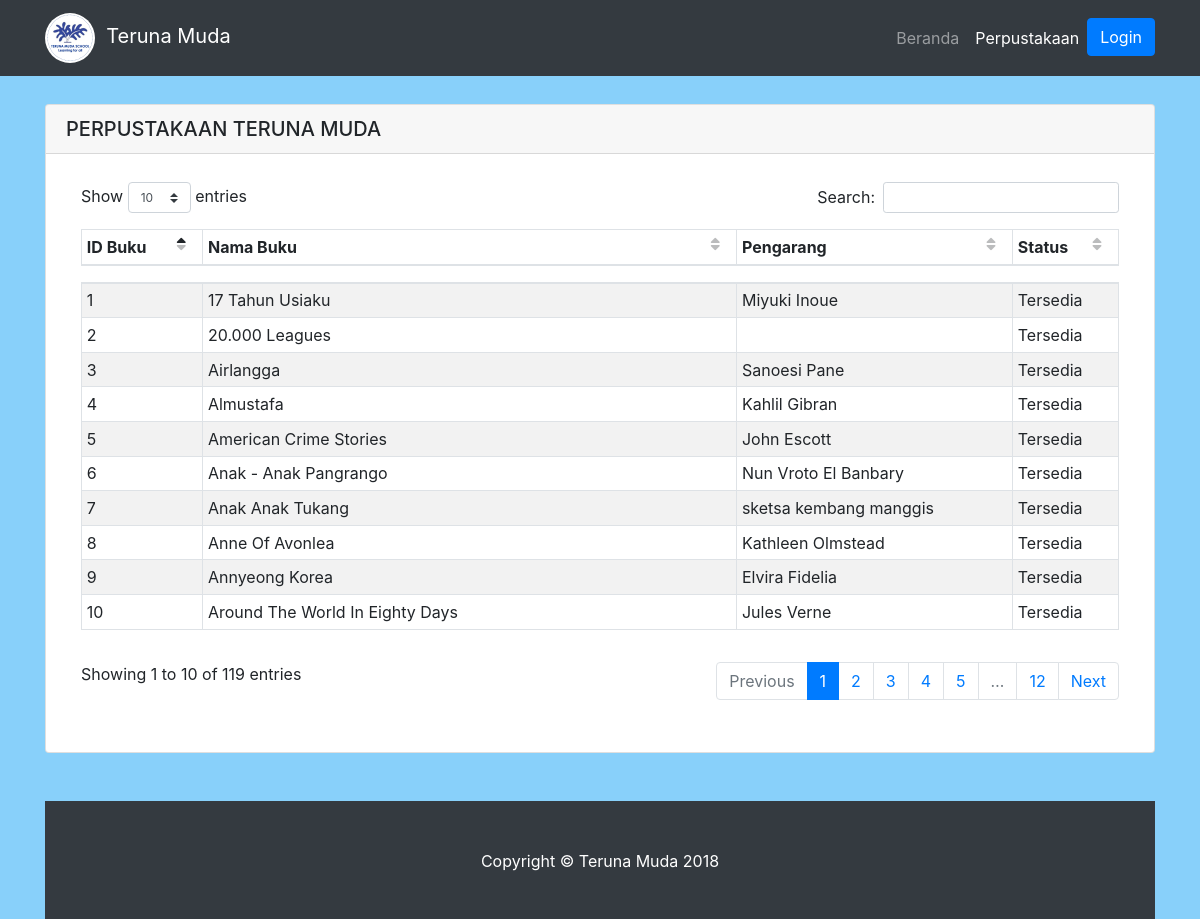
Page /perpustakaan.php on the committed database.
### tables this page shows
CREATE TABLE `perpustakaan` (
  `id` int(11) NOT NULL,
  `nama` text NOT NULL,
  `pengarang` text,
  `tersedia` tinyint(1) NOT NULL DEFAULT '1'
);

### perpustakaan.php (the view, shortened to what this page needs)
<?php
  $servername = "localhost";
  $username = "root";
  $password = "";
  $dbname = "terunamuda";
  $koneksi = mysqli_connect($servername, $username, $password, $dbname);
?>
<!DOCTYPE html>
<html lang="en">
  <head>
    <link href="vendor/bootstrap/css/bootstrap.min.css" rel="stylesheet">
    <link href="css/blog-home.css" rel="stylesheet">
    <link rel="stylesheet" href="https://use.fontawesome.com/releases/v5.6.1/css/all.css">
    <link href="css/bootstrap.min.css" rel="stylesheet">
    <link href="css/style.css" rel="stylesheet">
    <link href="css/addons/datatables.min.css" rel="stylesheet">
  </head>
  <body style="background-color: rgb(136, 208, 250)">
    <nav class="navbar navbar-expand-lg navbar-dark bg-dark fixed-top">
      <div class="container">
        <a class="navbar-brand" href="index.php">
          <img src="img/teruna.jpg" width="50" class="rounded-circle">&nbsp; Teruna Muda
        </a>
        <div class="collapse navbar-collapse" id="navbarResponsive">
          <ul class="navbar-nav ml-auto">
          <?php
            if(!isset($_SESSION['akun_status'])) {?>
            <li class="nav-item">
              <a class="nav-link" href="index.php">Beranda
              </a>
            </li>
            <li class="nav-item active">
              <a class="nav-link" href="perpustakaan.php">Perpustakaan</a>
            </li>
            <li class="nav-item">
            <button type="button" class="btn btn-primary" data-toggle="modal" data-target="#login_modal">
            Login
            </button>
            <?php }?>
            </li>
                </ul>
              </div>
            </div>
          </nav>
        <div class="container">
          <div class="row">
            <div class="col-md-12">
              <div class="card my-5">
                <h5 class="card-header">PERPUSTAKAAN TERUNA MUDA
                </h5>
                <div class="card-body">
                  <div class="container">
                    <table id="perpustakaanTable" class="table table-striped table-bordered table-sm" cellspacing="0" width="100%">
                      <thead>
                        <tr>
                          <th class="th-sm">ID Buku
                          </th>
                          <th class="th-sm">Nama Buku
                          </th>
                          <th class="th-sm">Pengarang
                          </th>
                          <th class="th-sm">Status
                          </th>
                        </tr>
                      </thead>
                      <tbody>
                        <?php
                          $sql = "SELECT * FROM perpustakaan ORDER BY id";
                          $result = $koneksi->query($sql);
                          if ($result->num_rows > 0) {
                            while($row = $result->fetch_assoc()) {
                              echo "<tr>";
                              echo "<td>". $row["id"]. "</td>";
                              echo "<td>". $row["nama"]. "</td>";
                              echo "<td>". $row["pengarang"]. "</td>";
                              if($row["tersedia"]){
                              echo "<td>Tersedia</td>";
                              }else echo "<td>Dipinjam</td>";
                              echo "</tr>";
                            }
                          }
                          else {
                            echo "<tr><td>There is No Data</tr></td>";
                          }
                        ?>
                      </tbody>
                    </table>
                  </div>
                </div>
              </div>
            </div>
          </div>
          <footer class="py-5 bg-dark">
            <div class="container">
              <p class="m-0 text-center text-white">Copyright &copy; Teruna Muda 2018
              </p>
            </div>
          </footer>
          </body>
        </html>

### css/blog-home.css (style rules this page uses)
body { padding-top: 54px; }
@media (min-width: 992px) { body { padding-top: 56px; } }

### perpustakaan.php (style rules this page uses)
table.dataTable thead .sorting:after, table.dataTable thead .sorting:before, table.dataTable thead .sorting_asc:after, table.dataTable thead .sorting_asc:before, table.dataTable thead .sorting_asc_disabled:after, table.dataTable thead .sorting_asc_disabled:before, table.dataTable thead .sorting_desc:after, table.dataTable thead .sorting_desc:before, table.dataTable thead .sorting_desc_disabled:after, table.dataTable thead .sorting_desc_disabled:before { bottom: .5em; }

### rows in the picture
perpustakaan: id "1", nama "17 Tahun Usiaku", pengarang "Miyuki Inoue", tersedia "Tersedia"
perpustakaan: id "2", nama "20.000 Leagues", tersedia "Tersedia"
perpustakaan: id "3", nama "Airlangga", pengarang "Sanoesi Pane", tersedia "Tersedia"
perpustakaan: id "4", nama "Almustafa", pengarang "Kahlil Gibran", tersedia "Tersedia"
perpustakaan: id "5", nama "American Crime Stories", pengarang "John Escott", tersedia "Tersedia"
perpustakaan: id "6", nama "Anak - Anak Pangrango", pengarang "Nun Vroto El Banbary", tersedia "Tersedia"
perpustakaan: id "7", nama "Anak Anak Tukang", pengarang "sketsa kembang manggis", tersedia "Tersedia"
perpustakaan: id "8", nama "Anne Of Avonlea", pengarang "Kathleen Olmstead", tersedia "Tersedia"
perpustakaan: id "9", nama "Annyeong Korea", pengarang "Elvira Fidelia", tersedia "Tersedia"
perpustakaan: id "10", nama "Around The World In Eighty Days", pengarang "Jules Verne", tersedia "Tersedia"
